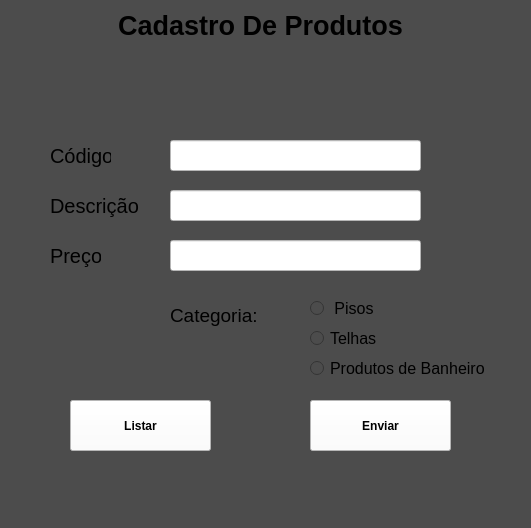
<?xml version="1.0" encoding="UTF-8"?>
<ui version="4.0">
 <class>MainWindow</class>
 <widget class="QMainWindow" name="MainWindow">
  <property name="geometry">
   <rect>
    <x>0</x>
    <y>0</y>
    <width>531</width>
    <height>528</height>
   </rect>
  </property>
  <property name="windowTitle">
   <string>MainWindow</string>
  </property>
  <property name="styleSheet">
   <string notr="true">background-color: rgb(76, 76, 76);</string>
  </property>
  <widget class="QWidget" name="centralwidget">
   <widget class="QLabel" name="label">
    <property name="geometry">
     <rect>
      <x>110</x>
      <y>0</y>
      <width>301</width>
      <height>51</height>
     </rect>
    </property>
    <property name="font">
     <font>
      <pointsize>20</pointsize>
      <weight>75</weight>
      <bold>true</bold>
     </font>
    </property>
    <property name="styleSheet">
     <string notr="true">background-color: rgb(76, 76, 76);</string>
    </property>
    <property name="text">
     <string>Cadastro De Produtos</string>
    </property>
    <property name="alignment">
     <set>Qt::AlignCenter</set>
    </property>
   </widget>
   <widget class="QLabel" name="label_2">
    <property name="geometry">
     <rect>
      <x>50</x>
      <y>140</y>
      <width>61</width>
      <height>31</height>
     </rect>
    </property>
    <property name="font">
     <font>
      <pointsize>15</pointsize>
     </font>
    </property>
    <property name="text">
     <string>Código</string>
    </property>
    <property name="alignment">
     <set>Qt::AlignLeading|Qt::AlignLeft|Qt::AlignVCenter</set>
    </property>
   </widget>
   <widget class="QLabel" name="label_3">
    <property name="geometry">
     <rect>
      <x>50</x>
      <y>190</y>
      <width>91</width>
      <height>31</height>
     </rect>
    </property>
    <property name="font">
     <font>
      <pointsize>15</pointsize>
     </font>
    </property>
    <property name="text">
     <string>Descrição</string>
    </property>
    <property name="alignment">
     <set>Qt::AlignLeading|Qt::AlignLeft|Qt::AlignVCenter</set>
    </property>
   </widget>
   <widget class="QLabel" name="label_4">
    <property name="geometry">
     <rect>
      <x>50</x>
      <y>240</y>
      <width>51</width>
      <height>31</height>
     </rect>
    </property>
    <property name="font">
     <font>
      <pointsize>15</pointsize>
     </font>
    </property>
    <property name="text">
     <string>Preço</string>
    </property>
    <property name="alignment">
     <set>Qt::AlignLeading|Qt::AlignLeft|Qt::AlignVCenter</set>
    </property>
   </widget>
   <widget class="QLineEdit" name="lineEdit_1">
    <property name="geometry">
     <rect>
      <x>170</x>
      <y>140</y>
      <width>251</width>
      <height>31</height>
     </rect>
    </property>
    <property name="styleSheet">
     <string notr="true">background-color: rgb(255, 255, 255);</string>
    </property>
   </widget>
   <widget class="QLineEdit" name="lineEdit_2">
    <property name="geometry">
     <rect>
      <x>170</x>
      <y>190</y>
      <width>251</width>
      <height>31</height>
     </rect>
    </property>
    <property name="styleSheet">
     <string notr="true">background-color: rgb(255, 255, 255);</string>
    </property>
   </widget>
   <widget class="QLineEdit" name="lineEdit_3">
    <property name="geometry">
     <rect>
      <x>170</x>
      <y>240</y>
      <width>251</width>
      <height>31</height>
     </rect>
    </property>
    <property name="styleSheet">
     <string notr="true">background-color: rgb(255, 255, 255);</string>
    </property>
   </widget>
   <widget class="QRadioButton" name="radioButton_1">
    <property name="geometry">
     <rect>
      <x>310</x>
      <y>300</y>
      <width>82</width>
      <height>17</height>
     </rect>
    </property>
    <property name="font">
     <font>
      <pointsize>12</pointsize>
     </font>
    </property>
    <property name="text">
     <string> Pisos</string>
    </property>
   </widget>
   <widget class="QRadioButton" name="radioButton_2">
    <property name="geometry">
     <rect>
      <x>310</x>
      <y>330</y>
      <width>82</width>
      <height>17</height>
     </rect>
    </property>
    <property name="font">
     <font>
      <pointsize>12</pointsize>
     </font>
    </property>
    <property name="text">
     <string>Telhas</string>
    </property>
   </widget>
   <widget class="QRadioButton" name="radioButton_3">
    <property name="geometry">
     <rect>
      <x>310</x>
      <y>360</y>
      <width>181</width>
      <height>17</height>
     </rect>
    </property>
    <property name="font">
     <font>
      <pointsize>12</pointsize>
     </font>
    </property>
    <property name="text">
     <string>Produtos de Banheiro</string>
    </property>
   </widget>
   <widget class="QLabel" name="label_5">
    <property name="geometry">
     <rect>
      <x>170</x>
      <y>300</y>
      <width>91</width>
      <height>31</height>
     </rect>
    </property>
    <property name="font">
     <font>
      <pointsize>14</pointsize>
     </font>
    </property>
    <property name="text">
     <string>Categoria:</string>
    </property>
   </widget>
   <widget class="QPushButton" name="pushButton">
    <property name="geometry">
     <rect>
      <x>310</x>
      <y>400</y>
      <width>141</width>
      <height>51</height>
     </rect>
    </property>
    <property name="font">
     <font>
      <weight>75</weight>
      <bold>true</bold>
     </font>
    </property>
    <property name="styleSheet">
     <string notr="true">background-color: rgb(255, 255, 255);</string>
    </property>
    <property name="text">
     <string>Enviar</string>
    </property>
   </widget>
   <widget class="QPushButton" name="pushButton_2">
    <property name="geometry">
     <rect>
      <x>70</x>
      <y>400</y>
      <width>141</width>
      <height>51</height>
     </rect>
    </property>
    <property name="font">
     <font>
      <weight>75</weight>
      <bold>true</bold>
     </font>
    </property>
    <property name="styleSheet">
     <string notr="true">background-color: rgb(255, 255, 255);</string>
    </property>
    <property name="text">
     <string>Listar</string>
    </property>
   </widget>
  </widget>
  <widget class="QMenuBar" name="menubar">
   <property name="geometry">
    <rect>
     <x>0</x>
     <y>0</y>
     <width>531</width>
     <height>21</height>
    </rect>
   </property>
  </widget>
  <widget class="QStatusBar" name="statusbar"/>
 </widget>
 <resources/>
 <connections/>
</ui>
